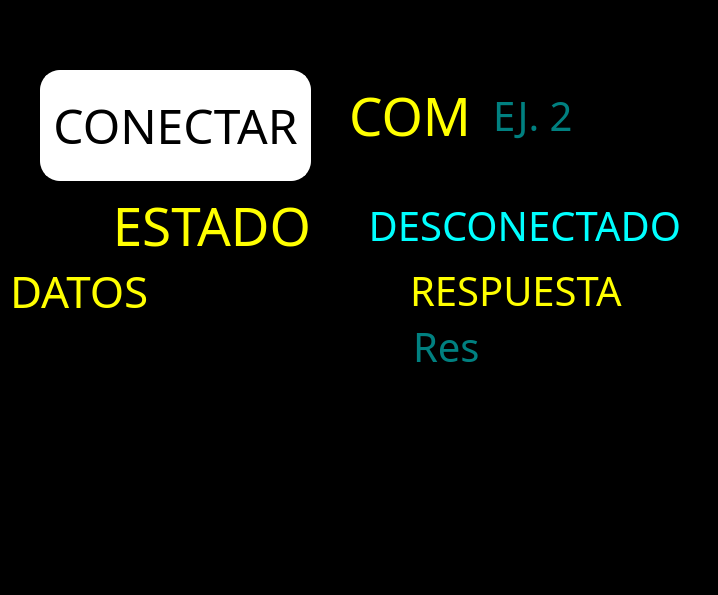
<?xml version="1.0" encoding="UTF-8"?>
<ui version="4.0">
 <class>MainWindow</class>
 <widget class="QMainWindow" name="MainWindow">
  <property name="geometry">
   <rect>
    <x>0</x>
    <y>0</y>
    <width>718</width>
    <height>595</height>
   </rect>
  </property>
  <property name="windowTitle">
   <string>MainWindow</string>
  </property>
  <property name="styleSheet">
   <string notr="true">background-color: rgb(0, 0, 0);</string>
  </property>
  <widget class="QWidget" name="centralwidget">
   <widget class="QLabel" name="label">
    <property name="geometry">
     <rect>
      <x>330</x>
      <y>80</y>
      <width>141</width>
      <height>71</height>
     </rect>
    </property>
    <property name="font">
     <font>
      <family>OCR A Extended</family>
      <pointsize>40</pointsize>
      <weight>50</weight>
      <bold>false</bold>
     </font>
    </property>
    <property name="layoutDirection">
     <enum>Qt::LeftToRight</enum>
    </property>
    <property name="styleSheet">
     <string notr="true">color: rgb(255, 255, 0);
background-color: rgb(0, 0, 0);
</string>
    </property>
    <property name="text">
     <string>COM</string>
    </property>
    <property name="alignment">
     <set>Qt::AlignRight|Qt::AlignTrailing|Qt::AlignVCenter</set>
    </property>
   </widget>
   <widget class="QPushButton" name="btn_conexion">
    <property name="geometry">
     <rect>
      <x>40</x>
      <y>70</y>
      <width>271</width>
      <height>111</height>
     </rect>
    </property>
    <property name="font">
     <font>
      <family>OCR A Extended</family>
      <pointsize>36</pointsize>
      <weight>50</weight>
      <bold>false</bold>
     </font>
    </property>
    <property name="styleSheet">
     <string notr="true">color: rgb(0, 0, 0);
background-color: rgb(255, 255, 255);
border: 2px solid white;
border-radius: 20px</string>
    </property>
    <property name="text">
     <string>CONECTAR</string>
    </property>
   </widget>
   <widget class="QLineEdit" name="txt_com">
    <property name="geometry">
     <rect>
      <x>490</x>
      <y>70</y>
      <width>161</width>
      <height>91</height>
     </rect>
    </property>
    <property name="font">
     <font>
      <family>OCR A Extended</family>
      <pointsize>30</pointsize>
      <weight>50</weight>
      <bold>false</bold>
     </font>
    </property>
    <property name="styleSheet">
     <string notr="true">color: rgb(0, 255, 255);
background-color: rgb(0, 0, 0);</string>
    </property>
    <property name="placeholderText">
     <string>EJ. 2</string>
    </property>
   </widget>
   <widget class="QLabel" name="label_2">
    <property name="geometry">
     <rect>
      <x>40</x>
      <y>190</y>
      <width>271</width>
      <height>71</height>
     </rect>
    </property>
    <property name="font">
     <font>
      <family>OCR A Extended</family>
      <pointsize>40</pointsize>
      <weight>50</weight>
      <bold>false</bold>
     </font>
    </property>
    <property name="layoutDirection">
     <enum>Qt::LeftToRight</enum>
    </property>
    <property name="styleSheet">
     <string notr="true">color: rgb(255, 255, 0);
background-color: rgb(0, 0, 0);
</string>
    </property>
    <property name="text">
     <string>ESTADO</string>
    </property>
    <property name="alignment">
     <set>Qt::AlignRight|Qt::AlignTrailing|Qt::AlignVCenter</set>
    </property>
   </widget>
   <widget class="QLabel" name="txt_estado">
    <property name="geometry">
     <rect>
      <x>330</x>
      <y>190</y>
      <width>351</width>
      <height>71</height>
     </rect>
    </property>
    <property name="font">
     <font>
      <family>OCR A Extended</family>
      <pointsize>30</pointsize>
      <weight>50</weight>
      <bold>false</bold>
     </font>
    </property>
    <property name="layoutDirection">
     <enum>Qt::LeftToRight</enum>
    </property>
    <property name="styleSheet">
     <string notr="true">color: rgb(0, 255, 255);
background-color: rgb(0, 0, 0);</string>
    </property>
    <property name="text">
     <string>DESCONECTADO</string>
    </property>
    <property name="alignment">
     <set>Qt::AlignRight|Qt::AlignTrailing|Qt::AlignVCenter</set>
    </property>
   </widget>
   <widget class="QLabel" name="label_3">
    <property name="geometry">
     <rect>
      <x>10</x>
      <y>270</y>
      <width>271</width>
      <height>41</height>
     </rect>
    </property>
    <property name="font">
     <font>
      <family>OCR A Extended</family>
      <pointsize>33</pointsize>
      <weight>50</weight>
      <bold>false</bold>
     </font>
    </property>
    <property name="layoutDirection">
     <enum>Qt::LeftToRight</enum>
    </property>
    <property name="styleSheet">
     <string notr="true">color: rgb(255, 255, 0);
background-color: rgb(0, 0, 0);
</string>
    </property>
    <property name="text">
     <string>DATOS</string>
    </property>
    <property name="alignment">
     <set>Qt::AlignLeading|Qt::AlignLeft|Qt::AlignVCenter</set>
    </property>
   </widget>
   <widget class="QListWidget" name="datosSensor">
    <property name="geometry">
     <rect>
      <x>10</x>
      <y>320</y>
      <width>381</width>
      <height>231</height>
     </rect>
    </property>
    <property name="font">
     <font>
      <family>OCR A Extended</family>
      <pointsize>10</pointsize>
     </font>
    </property>
    <property name="styleSheet">
     <string notr="true">color: rgb(0, 255, 255);
background-color: rgb(0, 0, 0);</string>
    </property>
   </widget>
   <widget class="QLabel" name="label_4">
    <property name="geometry">
     <rect>
      <x>410</x>
      <y>270</y>
      <width>271</width>
      <height>41</height>
     </rect>
    </property>
    <property name="font">
     <font>
      <family>OCR A Extended</family>
      <pointsize>30</pointsize>
      <weight>50</weight>
      <bold>false</bold>
     </font>
    </property>
    <property name="layoutDirection">
     <enum>Qt::LeftToRight</enum>
    </property>
    <property name="styleSheet">
     <string notr="true">color: rgb(255, 255, 0);
background-color: rgb(0, 0, 0);
</string>
    </property>
    <property name="text">
     <string>RESPUESTA</string>
    </property>
    <property name="alignment">
     <set>Qt::AlignLeading|Qt::AlignLeft|Qt::AlignVCenter</set>
    </property>
   </widget>
   <widget class="QLineEdit" name="txt_respuesta">
    <property name="geometry">
     <rect>
      <x>410</x>
      <y>320</y>
      <width>301</width>
      <height>51</height>
     </rect>
    </property>
    <property name="font">
     <font>
      <family>OCR A Extended</family>
      <pointsize>30</pointsize>
      <weight>50</weight>
      <bold>false</bold>
     </font>
    </property>
    <property name="styleSheet">
     <string notr="true">color: rgb(0, 255, 255);
background-color: rgb(0, 0, 0);</string>
    </property>
    <property name="placeholderText">
     <string>Res</string>
    </property>
   </widget>
  </widget>
  <widget class="QMenuBar" name="menubar">
   <property name="geometry">
    <rect>
     <x>0</x>
     <y>0</y>
     <width>718</width>
     <height>22</height>
    </rect>
   </property>
  </widget>
  <widget class="QStatusBar" name="statusbar"/>
 </widget>
 <resources/>
 <connections/>
</ui>
